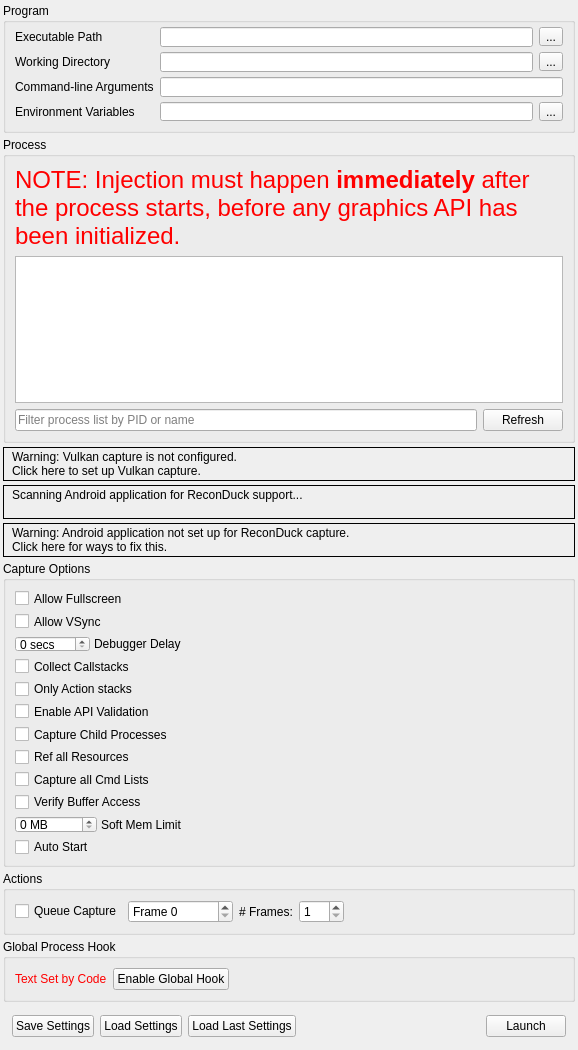
<?xml version="1.0" encoding="UTF-8"?>
<ui version="4.0">
 <class>CaptureDialog</class>
 <widget class="QFrame" name="CaptureDialog">
  <property name="geometry">
   <rect>
    <x>0</x>
    <y>0</y>
    <width>578</width>
    <height>1025</height>
   </rect>
  </property>
  <property name="windowTitle">
   <string>Launch Application</string>
  </property>
  <layout class="QVBoxLayout" name="verticalLayout">
   <property name="spacing">
    <number>4</number>
   </property>
   <property name="leftMargin">
    <number>3</number>
   </property>
   <property name="topMargin">
    <number>3</number>
   </property>
   <property name="rightMargin">
    <number>3</number>
   </property>
   <property name="bottomMargin">
    <number>3</number>
   </property>
   <item>
    <widget class="QGroupBox" name="exeGroup">
     <property name="sizePolicy">
      <sizepolicy hsizetype="Preferred" vsizetype="Minimum">
       <horstretch>0</horstretch>
       <verstretch>0</verstretch>
      </sizepolicy>
     </property>
     <property name="minimumSize">
      <size>
       <width>250</width>
       <height>130</height>
      </size>
     </property>
     <property name="title">
      <string>Program</string>
     </property>
     <layout class="QGridLayout" name="gridLayout">
      <property name="topMargin">
       <number>4</number>
      </property>
      <item row="0" column="0">
       <widget class="QLabel" name="exePathLabel">
        <property name="toolTip">
         <string>Browse for an executable file</string>
        </property>
        <property name="text">
         <string>Executable Path</string>
        </property>
       </widget>
      </item>
      <item row="0" column="2">
       <widget class="RDLineEdit" name="exePath">
        <property name="minimumSize">
         <size>
          <width>0</width>
          <height>20</height>
         </size>
        </property>
        <property name="toolTip">
         <string>Browse for an executable file</string>
        </property>
       </widget>
      </item>
      <item row="0" column="3">
       <widget class="QToolButton" name="exePathBrowse">
        <property name="toolTip">
         <string>Browse for an executable file</string>
        </property>
        <property name="text">
         <string>...</string>
        </property>
       </widget>
      </item>
      <item row="1" column="0">
       <widget class="QLabel" name="workDirLabel">
        <property name="toolTip">
         <string>Browse for a working directory</string>
        </property>
        <property name="text">
         <string>Working Directory</string>
        </property>
       </widget>
      </item>
      <item row="1" column="2">
       <widget class="RDLineEdit" name="workDirPath">
        <property name="minimumSize">
         <size>
          <width>0</width>
          <height>20</height>
         </size>
        </property>
        <property name="toolTip">
         <string>Browse for a working directory</string>
        </property>
       </widget>
      </item>
      <item row="1" column="3">
       <widget class="QToolButton" name="workDirBrowse">
        <property name="toolTip">
         <string>Browse for a working directory</string>
        </property>
        <property name="text">
         <string>...</string>
        </property>
       </widget>
      </item>
      <item row="2" column="0">
       <widget class="QLabel" name="cmdLineLabel">
        <property name="toolTip">
         <string>The command-line that will be passed to the executable on launch</string>
        </property>
        <property name="text">
         <string>Command-line Arguments</string>
        </property>
       </widget>
      </item>
      <item row="2" column="2" colspan="2">
       <widget class="RDLineEdit" name="cmdline">
        <property name="minimumSize">
         <size>
          <width>0</width>
          <height>20</height>
         </size>
        </property>
        <property name="toolTip">
         <string>The command-line that will be passed to the executable on launch</string>
        </property>
       </widget>
      </item>
      <item row="3" column="0">
       <widget class="QLabel" name="envVarLabel">
        <property name="toolTip">
         <string>The environment variables for the executable</string>
        </property>
        <property name="text">
         <string>Environment Variables</string>
        </property>
       </widget>
      </item>
      <item row="3" column="2">
       <widget class="QLineEdit" name="envVar">
        <property name="toolTip">
         <string>The environment variables for the executable</string>
        </property>
        <property name="readOnly">
         <bool>true</bool>
        </property>
       </widget>
      </item>
      <item row="3" column="3">
       <widget class="QToolButton" name="envVarEdit">
        <property name="toolTip">
         <string>The environment variables for the executable</string>
        </property>
        <property name="text">
         <string>...</string>
        </property>
       </widget>
      </item>
     </layout>
    </widget>
   </item>
   <item>
    <widget class="QGroupBox" name="injectGroup">
     <property name="sizePolicy">
      <sizepolicy hsizetype="Preferred" vsizetype="Expanding">
       <horstretch>0</horstretch>
       <verstretch>100</verstretch>
      </sizepolicy>
     </property>
     <property name="minimumSize">
      <size>
       <width>250</width>
       <height>260</height>
      </size>
     </property>
     <property name="title">
      <string>Process</string>
     </property>
     <layout class="QGridLayout" name="gridLayout_2">
      <item row="0" column="0" colspan="2">
       <widget class="QLabel" name="processWarning">
        <property name="palette">
         <palette>
          <active>
           <colorrole role="WindowText">
            <brush brushstyle="SolidPattern">
             <color alpha="255">
              <red>255</red>
              <green>0</green>
              <blue>0</blue>
             </color>
            </brush>
           </colorrole>
          </active>
          <inactive>
           <colorrole role="WindowText">
            <brush brushstyle="SolidPattern">
             <color alpha="255">
              <red>255</red>
              <green>0</green>
              <blue>0</blue>
             </color>
            </brush>
           </colorrole>
          </inactive>
          <disabled>
           <colorrole role="WindowText">
            <brush brushstyle="SolidPattern">
             <color alpha="255">
              <red>106</red>
              <green>104</green>
              <blue>100</blue>
             </color>
            </brush>
           </colorrole>
          </disabled>
         </palette>
        </property>
        <property name="font">
         <font>
          <pointsize>18</pointsize>
         </font>
        </property>
        <property name="text">
         <string>NOTE: Injection must happen &lt;b&gt;immediately&lt;/b&gt; after the process starts, before any graphics API has been initialized.</string>
        </property>
        <property name="wordWrap">
         <bool>true</bool>
        </property>
       </widget>
      </item>
      <item row="1" column="0" colspan="2">
       <widget class="QTreeView" name="processList">
        <property name="sizePolicy">
         <sizepolicy hsizetype="Preferred" vsizetype="Expanding">
          <horstretch>0</horstretch>
          <verstretch>0</verstretch>
         </sizepolicy>
        </property>
        <property name="minimumSize">
         <size>
          <width>0</width>
          <height>100</height>
         </size>
        </property>
        <property name="editTriggers">
         <set>QAbstractItemView::NoEditTriggers</set>
        </property>
        <property name="indentation">
         <number>0</number>
        </property>
        <property name="rootIsDecorated">
         <bool>false</bool>
        </property>
        <property name="itemsExpandable">
         <bool>false</bool>
        </property>
        <property name="sortingEnabled">
         <bool>true</bool>
        </property>
       </widget>
      </item>
      <item row="2" column="0">
       <widget class="QLineEdit" name="processFilter">
        <property name="placeholderText">
         <string>Filter process list by PID or name</string>
        </property>
       </widget>
      </item>
      <item row="2" column="1">
       <widget class="QPushButton" name="processRefesh">
        <property name="text">
         <string>Refresh</string>
        </property>
       </widget>
      </item>
     </layout>
    </widget>
   </item>
   <item>
    <widget class="RDLabel" name="vulkanLayerWarn">
     <property name="cursor">
      <cursorShape>PointingHandCursor</cursorShape>
     </property>
     <property name="frameShape">
      <enum>QFrame::Box</enum>
     </property>
     <property name="text">
      <string>&lt;html&gt;&lt;head/&gt;&lt;body&gt;&lt;table&gt;&lt;tr&gt;&lt;td valign=&quot;middle&quot;&gt;&lt;img width=&quot;16&quot; src=&quot;:/information.png&quot;/&gt;&lt;/td&gt;&lt;td&gt;&lt;p&gt;Warning: Vulkan capture is not configured.&lt;br/&gt;Click here to set up Vulkan capture.&lt;/p&gt;&lt;/td&gt;&lt;/tr&gt;&lt;/table&gt;&lt;/body&gt;&lt;/html&gt;</string>
     </property>
     <property name="textFormat">
      <enum>Qt::RichText</enum>
     </property>
     <property name="margin">
      <number>3</number>
     </property>
    </widget>
   </item>
   <item>
    <widget class="RDLabel" name="androidScan">
     <property name="cursor">
      <cursorShape>PointingHandCursor</cursorShape>
     </property>
     <property name="frameShape">
      <enum>QFrame::Box</enum>
     </property>
     <property name="text">
      <string>&lt;html&gt;&lt;head/&gt;&lt;body&gt;&lt;table&gt;&lt;tr&gt;&lt;td valign=&quot;middle&quot;&gt;&lt;img width=&quot;16&quot; src=&quot;:/information.png&quot;/&gt;&lt;/td&gt;&lt;td valign=&quot;middle&quot;&gt;&lt;p&gt;Scanning Android application for ReconDuck support...&lt;br/&gt;&lt;/p&gt;&lt;/td&gt;&lt;/tr&gt;&lt;/table&gt;&lt;/body&gt;&lt;/html&gt;</string>
     </property>
     <property name="textFormat">
      <enum>Qt::RichText</enum>
     </property>
     <property name="margin">
      <number>3</number>
     </property>
    </widget>
   </item>
   <item>
    <widget class="RDLabel" name="androidWarn">
     <property name="cursor">
      <cursorShape>PointingHandCursor</cursorShape>
     </property>
     <property name="frameShape">
      <enum>QFrame::Box</enum>
     </property>
     <property name="text">
      <string>&lt;html&gt;&lt;head/&gt;&lt;body&gt;&lt;table&gt;&lt;tr&gt;&lt;td valign=&quot;middle&quot;&gt;&lt;img width=&quot;16&quot; src=&quot;:/information.png&quot;/&gt;&lt;/td&gt;&lt;td&gt;&lt;p&gt;Warning: Android application not set up for ReconDuck capture.&lt;br/&gt;Click here for ways to fix this.&lt;/p&gt;&lt;/td&gt;&lt;/tr&gt;&lt;/table&gt;&lt;/body&gt;&lt;/html&gt;</string>
     </property>
     <property name="textFormat">
      <enum>Qt::RichText</enum>
     </property>
     <property name="margin">
      <number>3</number>
     </property>
    </widget>
   </item>
   <item>
    <widget class="QGroupBox" name="optionsGroup">
     <property name="sizePolicy">
      <sizepolicy hsizetype="Preferred" vsizetype="Minimum">
       <horstretch>0</horstretch>
       <verstretch>0</verstretch>
      </sizepolicy>
     </property>
     <property name="title">
      <string>Capture Options</string>
     </property>
     <layout class="QVBoxLayout" name="verticalLayout_2">
      <item>
       <widget class="QCheckBox" name="AllowFullscreen">
        <property name="toolTip">
         <string>Allows the application to switch to full-screen mode</string>
        </property>
        <property name="text">
         <string>Allow Fullscreen</string>
        </property>
       </widget>
      </item>
      <item>
       <widget class="QCheckBox" name="AllowVSync">
        <property name="toolTip">
         <string>Allows the application to enable v-sync</string>
        </property>
        <property name="text">
         <string>Allow VSync</string>
        </property>
       </widget>
      </item>
      <item>
       <widget class="QFrame" name="DebuggerDelayFrame">
        <property name="sizePolicy">
         <sizepolicy hsizetype="Fixed" vsizetype="Preferred">
          <horstretch>0</horstretch>
          <verstretch>0</verstretch>
         </sizepolicy>
        </property>
        <property name="frameShape">
         <enum>QFrame::NoFrame</enum>
        </property>
        <property name="frameShadow">
         <enum>QFrame::Plain</enum>
        </property>
        <layout class="QHBoxLayout" name="horizontalLayout_3">
         <property name="spacing">
          <number>4</number>
         </property>
         <property name="leftMargin">
          <number>0</number>
         </property>
         <property name="topMargin">
          <number>0</number>
         </property>
         <property name="rightMargin">
          <number>0</number>
         </property>
         <property name="bottomMargin">
          <number>0</number>
         </property>
         <item>
          <widget class="QDoubleSpinBox" name="DelayForDebugger">
           <property name="sizePolicy">
            <sizepolicy hsizetype="Minimum" vsizetype="Fixed">
             <horstretch>0</horstretch>
             <verstretch>0</verstretch>
            </sizepolicy>
           </property>
           <property name="minimumSize">
            <size>
             <width>40</width>
             <height>0</height>
            </size>
           </property>
           <property name="toolTip">
            <string>Pauses for N seconds after launching the process, to allow a debugger to attach</string>
           </property>
           <property name="suffix">
            <string comment="seconds"> secs</string>
           </property>
           <property name="decimals">
            <number>0</number>
           </property>
           <property name="maximum">
            <double>120.000000000000000</double>
           </property>
           <property name="value">
            <double>0.000000000000000</double>
           </property>
          </widget>
         </item>
         <item>
          <widget class="QLabel" name="DebuggerDelayLabel">
           <property name="sizePolicy">
            <sizepolicy hsizetype="Fixed" vsizetype="Preferred">
             <horstretch>0</horstretch>
             <verstretch>0</verstretch>
            </sizepolicy>
           </property>
           <property name="toolTip">
            <string>Pauses for N seconds after launching the process, to allow a debugger to attach</string>
           </property>
           <property name="text">
            <string>Debugger Delay</string>
           </property>
          </widget>
         </item>
        </layout>
       </widget>
      </item>
      <item>
       <widget class="QCheckBox" name="CaptureCallstacks">
        <property name="toolTip">
         <string>Collect a callstack on every API call</string>
        </property>
        <property name="text">
         <string>Collect Callstacks</string>
        </property>
       </widget>
      </item>
      <item>
       <widget class="QCheckBox" name="CaptureCallstacksOnlyActions">
        <property name="toolTip">
         <string>Only collect callstacks on actions (draws, dispatches, clears, copies, etc)</string>
        </property>
        <property name="text">
         <string>Only Action stacks</string>
        </property>
       </widget>
      </item>
      <item>
       <widget class="QCheckBox" name="APIValidation">
        <property name="toolTip">
         <string>Initialise the graphics API with built-in validation enabled - allows capturing and reading of errors and warnings generated by the API's own debugging system</string>
        </property>
        <property name="text">
         <string>Enable API Validation</string>
        </property>
       </widget>
      </item>
      <item>
       <widget class="QCheckBox" name="HookIntoChildren">
        <property name="toolTip">
         <string>Hook into child processes - useful with launchers or similar intermediate processes</string>
        </property>
        <property name="text">
         <string>Capture Child Processes</string>
        </property>
       </widget>
      </item>
      <item>
       <widget class="QCheckBox" name="RefAllResources">
        <property name="toolTip">
         <string>Consider all resources to be included, even if unused in the capture frame</string>
        </property>
        <property name="text">
         <string>Ref all Resources</string>
        </property>
       </widget>
      </item>
      <item>
       <widget class="QCheckBox" name="CaptureAllCmdLists">
        <property name="toolTip">
         <string>When enabled, all deferred command lists will be saved even while idling. This has an overhead but ensures if you hold onto a list it will be captured.</string>
        </property>
        <property name="text">
         <string>Capture all Cmd Lists</string>
        </property>
       </widget>
      </item>
      <item>
       <widget class="QCheckBox" name="VerifyBufferAccess">
        <property name="toolTip">
         <string>When enabled, verify some buffer access on OpenGL and D3D11. This initialises buffers with undefined contents on creation to 0xdddddddd instead of 0x0, and verifies that Map() bounds are not overrun.</string>
        </property>
        <property name="text">
         <string>Verify Buffer Access</string>
        </property>
       </widget>
      </item>
      <item>
       <widget class="QFrame" name="SoftMemoryLimitFrame">
        <property name="sizePolicy">
         <sizepolicy hsizetype="Fixed" vsizetype="Preferred">
          <horstretch>0</horstretch>
          <verstretch>0</verstretch>
         </sizepolicy>
        </property>
        <property name="frameShape">
         <enum>QFrame::NoFrame</enum>
        </property>
        <property name="frameShadow">
         <enum>QFrame::Plain</enum>
        </property>
        <layout class="QHBoxLayout" name="SoftMemoryLimitLayout">
         <property name="spacing">
          <number>4</number>
         </property>
         <property name="leftMargin">
          <number>0</number>
         </property>
         <property name="topMargin">
          <number>0</number>
         </property>
         <property name="rightMargin">
          <number>0</number>
         </property>
         <property name="bottomMargin">
          <number>0</number>
         </property>
         <item>
          <widget class="QDoubleSpinBox" name="SoftMemoryLimit">
           <property name="sizePolicy">
            <sizepolicy hsizetype="Minimum" vsizetype="Fixed">
             <horstretch>0</horstretch>
             <verstretch>0</verstretch>
            </sizepolicy>
           </property>
           <property name="minimumSize">
            <size>
             <width>40</width>
             <height>0</height>
            </size>
           </property>
           <property name="toolTip">
            <string>Specifies a soft memory limit which some APIs may use to limit graphics memory use and use disk space instead for storing temporary data.</string>
           </property>
           <property name="suffix">
            <string comment="seconds"> MB</string>
           </property>
           <property name="decimals">
            <number>0</number>
           </property>
           <property name="maximum">
            <double>99999.000000000000000</double>
           </property>
           <property name="value">
            <double>0.000000000000000</double>
           </property>
          </widget>
         </item>
         <item>
          <widget class="QLabel" name="SoftMemoryLimitLabel">
           <property name="sizePolicy">
            <sizepolicy hsizetype="Fixed" vsizetype="Preferred">
             <horstretch>0</horstretch>
             <verstretch>0</verstretch>
            </sizepolicy>
           </property>
           <property name="toolTip">
            <string>Specifies a soft memory limit which some APIs may use to limit graphics memory use and use disk space instead for storing temporary data.</string>
           </property>
           <property name="text">
            <string>Soft Mem Limit</string>
           </property>
          </widget>
         </item>
        </layout>
       </widget>
      </item>
      <item>
       <widget class="QCheckBox" name="AutoStart">
        <property name="toolTip">
         <string>If these capture settings are saved &amp; run, auto start the capture instantly on load</string>
        </property>
        <property name="text">
         <string>Auto Start</string>
        </property>
       </widget>
      </item>
     </layout>
    </widget>
   </item>
   <item>
    <widget class="QGroupBox" name="actionGroup">
     <property name="sizePolicy">
      <sizepolicy hsizetype="Preferred" vsizetype="Minimum">
       <horstretch>0</horstretch>
       <verstretch>0</verstretch>
      </sizepolicy>
     </property>
     <property name="title">
      <string>Actions</string>
     </property>
     <layout class="QHBoxLayout" name="horizontalLayout_5">
      <item>
       <widget class="QCheckBox" name="queueFrameCap">
        <property name="text">
         <string>Queue Capture</string>
        </property>
       </widget>
      </item>
      <item>
       <widget class="QDoubleSpinBox" name="queuedFrame">
        <property name="sizePolicy">
         <sizepolicy hsizetype="Fixed" vsizetype="Fixed">
          <horstretch>0</horstretch>
          <verstretch>0</verstretch>
         </sizepolicy>
        </property>
        <property name="prefix">
         <string comment="Frame number" extracomment="To Capture">Frame </string>
        </property>
        <property name="suffix">
         <string/>
        </property>
        <property name="decimals">
         <number>0</number>
        </property>
        <property name="minimum">
         <double>0.000000000000000</double>
        </property>
        <property name="maximum">
         <double>4294967296.000000000000000</double>
        </property>
       </widget>
      </item>
      <item>
       <widget class="QLabel" name="numFramesLabel">
        <property name="sizePolicy">
         <sizepolicy hsizetype="Preferred" vsizetype="Preferred">
          <horstretch>0</horstretch>
          <verstretch>0</verstretch>
         </sizepolicy>
        </property>
        <property name="text">
         <string># Frames:</string>
        </property>
       </widget>
      </item>
      <item>
       <widget class="QDoubleSpinBox" name="numFrames">
        <property name="minimumSize">
         <size>
          <width>45</width>
          <height>0</height>
         </size>
        </property>
        <property name="decimals">
         <number>0</number>
        </property>
        <property name="minimum">
         <double>1.000000000000000</double>
        </property>
        <property name="maximum">
         <double>10.000000000000000</double>
        </property>
       </widget>
      </item>
      <item>
       <spacer name="ActionsSpacer">
        <property name="orientation">
         <enum>Qt::Horizontal</enum>
        </property>
        <property name="sizeHint" stdset="0">
         <size>
          <width>596</width>
          <height>20</height>
         </size>
        </property>
       </spacer>
      </item>
     </layout>
    </widget>
   </item>
   <item>
    <widget class="QGroupBox" name="globalGroup">
     <property name="sizePolicy">
      <sizepolicy hsizetype="Preferred" vsizetype="Minimum">
       <horstretch>0</horstretch>
       <verstretch>0</verstretch>
      </sizepolicy>
     </property>
     <property name="title">
      <string>Global Process Hook</string>
     </property>
     <layout class="QHBoxLayout" name="horizontalLayout_2">
      <item>
       <widget class="QLabel" name="globalLabel">
        <property name="palette">
         <palette>
          <active>
           <colorrole role="WindowText">
            <brush brushstyle="SolidPattern">
             <color alpha="255">
              <red>255</red>
              <green>0</green>
              <blue>0</blue>
             </color>
            </brush>
           </colorrole>
          </active>
          <inactive>
           <colorrole role="WindowText">
            <brush brushstyle="SolidPattern">
             <color alpha="255">
              <red>255</red>
              <green>0</green>
              <blue>0</blue>
             </color>
            </brush>
           </colorrole>
          </inactive>
          <disabled>
           <colorrole role="WindowText">
            <brush brushstyle="SolidPattern">
             <color alpha="255">
              <red>106</red>
              <green>104</green>
              <blue>100</blue>
             </color>
            </brush>
           </colorrole>
          </disabled>
         </palette>
        </property>
        <property name="text">
         <string>Text Set by Code</string>
        </property>
       </widget>
      </item>
      <item>
       <widget class="QPushButton" name="toggleGlobal">
        <property name="text">
         <string>Enable Global Hook</string>
        </property>
        <property name="checkable">
         <bool>true</bool>
        </property>
        <property name="checked">
         <bool>false</bool>
        </property>
       </widget>
      </item>
      <item>
       <spacer name="globalSpacer">
        <property name="orientation">
         <enum>Qt::Horizontal</enum>
        </property>
        <property name="sizeHint" stdset="0">
         <size>
          <width>587</width>
          <height>20</height>
         </size>
        </property>
       </spacer>
      </item>
     </layout>
    </widget>
   </item>
   <item>
    <widget class="QFrame" name="buttonsFrame">
     <property name="sizePolicy">
      <sizepolicy hsizetype="Preferred" vsizetype="Minimum">
       <horstretch>0</horstretch>
       <verstretch>0</verstretch>
      </sizepolicy>
     </property>
     <property name="frameShape">
      <enum>QFrame::NoFrame</enum>
     </property>
     <property name="frameShadow">
      <enum>QFrame::Plain</enum>
     </property>
     <layout class="QHBoxLayout" name="horizontalLayout">
      <item>
       <widget class="QPushButton" name="saveSettings">
        <property name="toolTip">
         <string>Save these capture settings to file to load later</string>
        </property>
        <property name="text">
         <string>Save Settings</string>
        </property>
       </widget>
      </item>
      <item>
       <widget class="QPushButton" name="loadSettings">
        <property name="sizePolicy">
         <sizepolicy hsizetype="Minimum" vsizetype="Fixed">
          <horstretch>0</horstretch>
          <verstretch>0</verstretch>
         </sizepolicy>
        </property>
        <property name="toolTip">
         <string>Load a saved set of capture settings</string>
        </property>
        <property name="text">
         <string>Load Settings</string>
        </property>
       </widget>
      </item>
      <item>
       <widget class="QPushButton" name="loadLastCapture">
        <property name="sizePolicy">
         <sizepolicy hsizetype="Minimum" vsizetype="Fixed">
          <horstretch>0</horstretch>
          <verstretch>0</verstretch>
         </sizepolicy>
        </property>
        <property name="toolTip">
         <string>Load the most recently used capture settings</string>
        </property>
        <property name="text">
         <string>Load Last Settings</string>
        </property>
       </widget>
      </item>
      <item>
       <spacer name="buttonsSpace">
        <property name="orientation">
         <enum>Qt::Horizontal</enum>
        </property>
        <property name="sizeType">
         <enum>QSizePolicy::Expanding</enum>
        </property>
        <property name="sizeHint" stdset="0">
         <size>
          <width>556</width>
          <height>20</height>
         </size>
        </property>
       </spacer>
      </item>
      <item>
       <widget class="QPushButton" name="launch">
        <property name="toolTip">
         <string>Launch the selected program with ReconDuck enabled for capture</string>
        </property>
        <property name="text">
         <string>Launch</string>
        </property>
       </widget>
      </item>
     </layout>
    </widget>
   </item>
   <item>
    <spacer name="topVerticalSpacer">
     <property name="orientation">
      <enum>Qt::Vertical</enum>
     </property>
     <property name="sizeHint" stdset="0">
      <size>
       <width>0</width>
       <height>0</height>
      </size>
     </property>
    </spacer>
   </item>
  </layout>
 </widget>
 <customwidgets>
  <customwidget>
   <class>RDLabel</class>
   <extends>QLabel</extends>
   <header>Widgets/Extended/RDLabel.h</header>
  </customwidget>
  <customwidget>
   <class>RDLineEdit</class>
   <extends>QLineEdit</extends>
   <header>Widgets/Extended/RDLineEdit.h</header>
  </customwidget>
 </customwidgets>
 <resources/>
 <connections/>
</ui>
